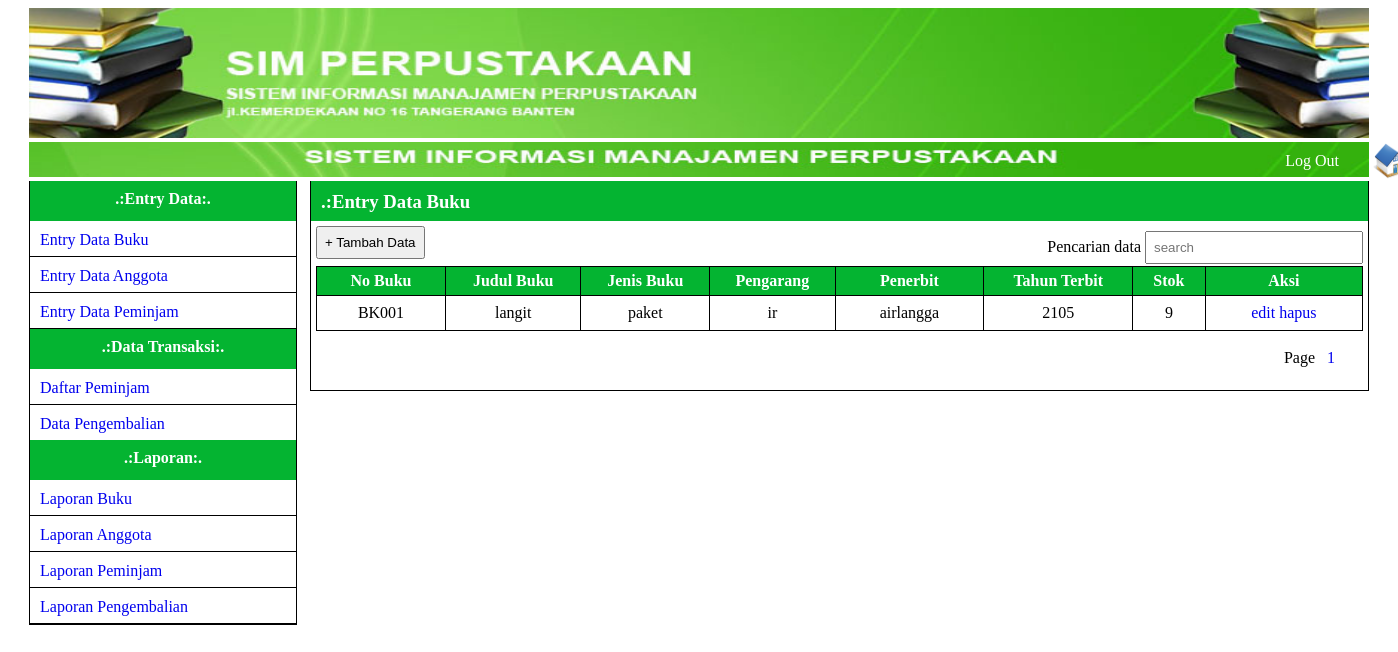
The app's page /buku.php with its own data.
### tables this page shows
CREATE TABLE `buku` (
  `kd_buku` varchar(10) NOT NULL,
  `jd_buku` varchar(10) NOT NULL,
  `jns_buku` varchar(10) NOT NULL,
  `pengarang` varchar(10) NOT NULL,
  `penerbit` varchar(10) NOT NULL,
  `th_terbit` int(11) NOT NULL,
  `stok` int(11) NOT NULL
);

### buku.php (the view, shortened to what this page needs)
<?php
require_once 'themes/header.php';
?>
<div class="title">
	<h3>.:Entry Data Buku</h3>
</div>
<div class="tampiltabel">
	<button class="btn">+ Tambah Data</button>
	<div class="search">
		<label>Pencarian data</label>
		<input type="text" name="caridata" placeholder="search" id="caridata">
	</div>
	<table class="tabeldata">
		<thead>
			<tr>
				<th>No Buku</th>
				<th>Judul Buku</th>
				<th>Jenis Buku</th>
				<th>Pengarang</th>
				<th>Penerbit</th>
				<th>Tahun Terbit</th>
				<th>Stok</th>
				<th>Aksi</th>
			</tr>
		</thead>
		<tbody id="mytable">
			<?php
			$conn = mysqli_connect("localhost","root","","project-perpustakaan");
			$per_page = 5;
			$page = isset($_GET['halaman'])?(int)$_GET['halaman']:1;
			$mulai = ($page>1) ? ($page * $per_page) - $per_page : 0;
			$query = mysqli_query($conn,("SELECT * FROM buku limit $mulai,$per_page"));
			$sql = mysqli_query($conn,("SELECT * FROM buku"));
			$total = mysqli_num_rows($sql);
			$pages = ceil($total/$per_page);
			while ( $data = mysqli_fetch_array($query))
			{
				?>
				<tr>
					<td><?php echo $data['kd_buku']; ?></td>
					<td><?php echo $data['jd_buku']; ?></td>
					<td><?php echo $data['jns_buku']; ?></td>
					<td><?php echo $data['pengarang']; ?></td>
					<td><?php echo $data['penerbit']; ?></td>
					<td><?php echo $data['th_terbit']; ?></td>
					<td><?php echo $data['stok']; ?></td>
					<td>
						<a href="#" class="edit" id="<?php echo $data['kd_buku'];?>">edit</a>
						<a class="hapus" href="prosesbuku.php?aksi=hapusbuku&id=<?php echo $data['kd_buku'];?>">hapus</a>
					</td>
				</tr>
			<?php } ?>
		</tbody>
	</table>
	<div class="paging">
		Page<?php for ($i=1; $i<=$pages ; $i++) { ?>
			<a href="?halaman=<?php echo $i;?>"><?php echo $i; ?></a>
		<?php } ?>
	</div>
</div>
<?php include 'themes/footer.php'; ?>

### assets/style.css (style rules this page uses)
a { text-decoration: none; display: inline-block; }
.title { width: 100%; background-color: #04B431; height: 40px; margin-top: -24px; }
.title h3 { padding: 10px; color: white; }
.tampiltabel { width: 100%; padding: 5px; box-sizing: border-box; position: relative; }
.search { position: absolute; right: 5px; top: 10px; }
.search input { padding: 7px; width: 200px; }
.tabeldata { width: 100%; text-align: center; border-collapse: collapse; }
.tabeldata th { border: 1px solid black; padding: 5px 5px; }
.tabeldata td { border: 1px solid black; padding: 8px 20px; }
.tabeldata th { background-color: #04B431; color: white; }
.btn { padding: 7px; margin-bottom: 7px; }
.paging { width: 100%; text-align: right; padding: 10px; box-sizing: border-box; }
.paging a { padding: 8px; margin-right: 10px; }

### records on screen
buku: kd_buku "BK001", jd_buku "langit", jns_buku "paket", pengarang "ir", penerbit "airlangga", th_terbit "2105", stok "9"
